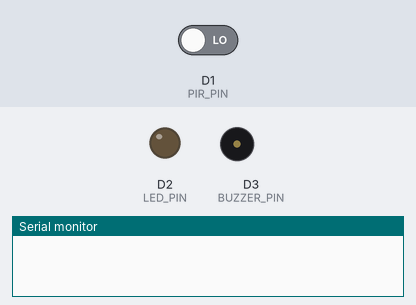
Recording of a sketch running on a simulated ESP8266 (NodeMCU). Shown: output pins drawn as LEDs (lit = HIGH), buzzer (waves = sounding), the last lines printed to the serial monitor. Inputs (shaded band) come from the test bench; at power-on: D1 (PIR_PIN) LOW. WiFi joins after 1.5 s; servers stay silent unless stated.

Above: at 3.0 s.
3.1 s: D1 (PIR_PIN) driven HIGH
At 3.7 s:
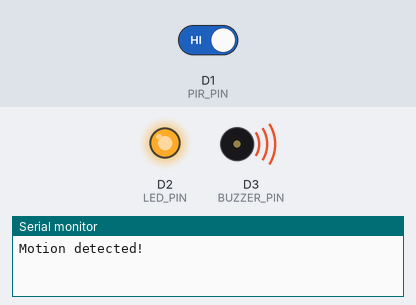
4.6 s: D1 (PIR_PIN) driven LOW
At 6.0 s:
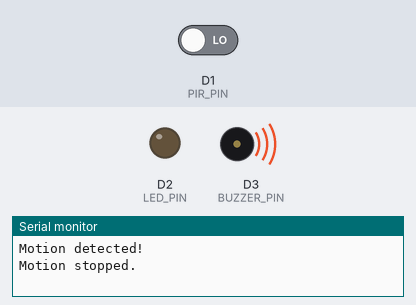
Timing chart, 0 to 7.6 s (numbered marks = the images above; inputs shaded):
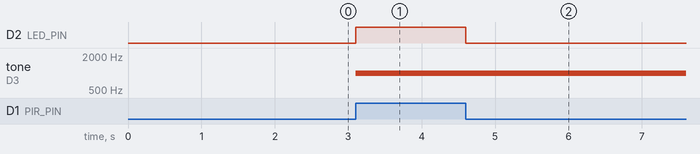

Measured:
- after the input at 3.1 s, D2 (LED_PIN): LOW → HIGH at once; tone on D3 (BUZZER_PIN): silent → 1000 Hz at once
- after the input at 4.6 s, D2 (LED_PIN): HIGH → LOW at once

The sketch:

pir_sound.ino
```cpp
#include <ESP8266WiFi.h>
#include <BlynkSimpleEsp8266.h>

#define PIR_PIN D1   // PIR sensor pin
#define LED_PIN D2   // LED pin
#define BUZZER_PIN D3  // Buzzer pin
#define LED_VPIN V2   // Virtual pin for controlling LED in Blynk app

// Blynk authentication token and WiFi credentials
char auth[] = "x5UKdAPqJM-kocN5MrT3FZb8Abyf-uLp";
char ssid[] = "Wegner";
char pass[] = "Wegner123!";

bool motionDetected = false;

void setup() {
  pinMode(PIR_PIN, INPUT);
  pinMode(LED_PIN, OUTPUT);
  pinMode(BUZZER_PIN, OUTPUT);

  Serial.begin(9600);
  Blynk.begin(auth, ssid, pass);
}

void loop() {
  int pirValue = digitalRead(PIR_PIN);

  if (pirValue == HIGH) {
    if (!motionDetected) {
      handleMotionDetected();
    }
  } else {
    if (motionDetected) {
      handleMotionStopped();
    }
  }

  Blynk.run();
}

void handleMotionDetected() {
  Serial.println("Motion detected!");
  motionDetected = true;
  digitalWrite(LED_PIN, HIGH);  // Turn on LED
  tone(BUZZER_PIN, 1000);  // Turn on buzzer
  Blynk.virtualWrite(LED_VPIN, HIGH); // Turn on LED in Blynk app
}

void handleMotionStopped() {
  Serial.println("Motion stopped.");
  motionDetected = false;
  digitalWrite(LED_PIN, LOW);  // Turn off LED
  noTone(BUZZER_PIN);  // Turn off buzzer
  Blynk.virtualWrite(LED_VPIN, LOW); // Turn off LED in Blynk app
}
```
